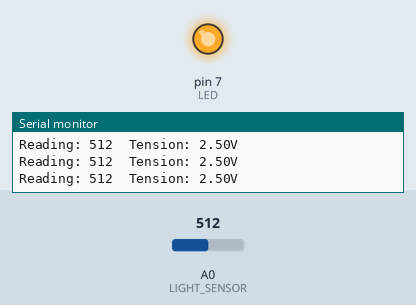
Recording of a sketch running on a simulated Arduino Uno, built with avr-gcc and run on an emulated ATmega328P. Shown: output pins drawn as LEDs (lit = HIGH), the last lines printed to the serial monitor. Inputs (shaded band) come from the test bench; at power-on: A0 (LIGHT_SENSOR) = 512.

Above: at 1.2 s.
1.3 s: A0 (LIGHT_SENSOR) set to 584
2.8 s: A0 (LIGHT_SENSOR) set to 612
At 3.3 s:
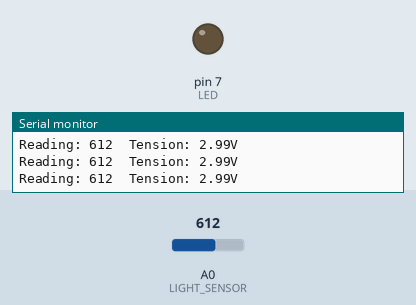
4.3 s: A0 (LIGHT_SENSOR) set to 590
At 4.8 s:
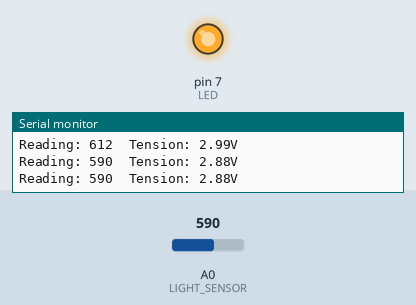
5.9 s: A0 (LIGHT_SENSOR) set to 610
At 7.4 s:
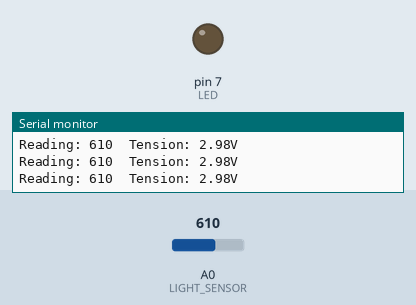
Timing chart, 0 to 8.5 s (numbered marks = the images above; inputs shaded):
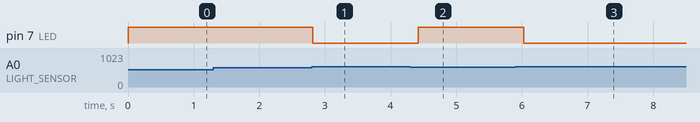

The sketch:

light_sensor.ino
```cpp
const int LIGHT_SENSOR = A0;
const int LED = 7;
const int SERIAL_PORT = 9600;
const int MIN_LIGHT_TENSION = 600;
const int READING_INTERVAL = 200;

int currentReading = 0;
float tension = 0.0;

void printCurrentReading();
float getTension();
void printTension();
void controllLed();

void setup() {
  pinMode(LIGHT_SENSOR, INPUT);
  pinMode(LED, OUTPUT);
  Serial.begin(SERIAL_PORT);
}

void loop() {
  currentReading = analogRead(LIGHT_SENSOR);
  tension = getTension();

  printCurrentReading();
  printTension();

  controllLed();

  delay(READING_INTERVAL);
}

void printCurrentReading()
{
  Serial.print("Reading: ");
  Serial.print(currentReading);
  Serial.print("\t");
}

float getTension()
{
  return currentReading * 5.0 / 1024.0;
}

void printTension()
{
  Serial.print("Tension: ");
  Serial.print(tension);
  Serial.print("V");
  Serial.println();
}

void controllLed()
{
  if(currentReading < MIN_LIGHT_TENSION)
  {
    digitalWrite(LED, HIGH);
  }
  else
  {
    digitalWrite(LED, LOW);
  }
}
```

Measured:
- the behaviour switches between 599 and 600 on A0 (LIGHT_SENSOR) (found by bisection; images 0 and 1)
- after the input at 2.8 s, pin 7 (LED): HIGH → LOW at once
- after the input at 4.3 s, pin 7 (LED): LOW → HIGH after 0.12 s
- after the input at 5.9 s, pin 7 (LED): HIGH → LOW after 0.13 s
